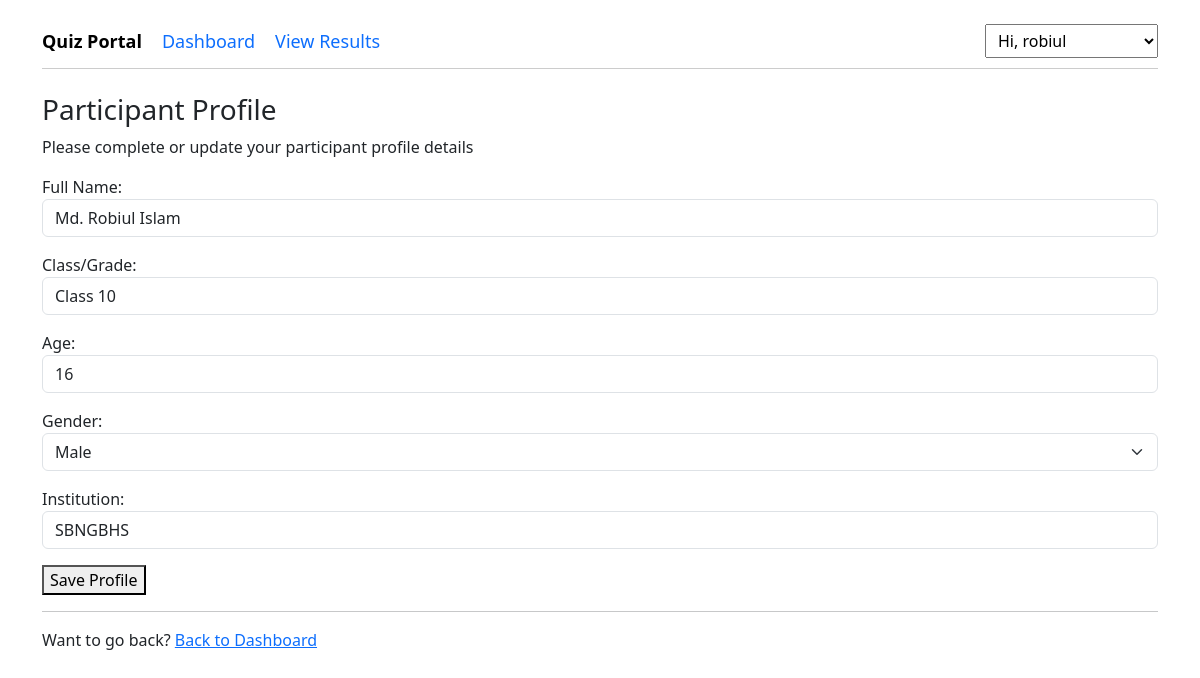
Page /participant/ (signed in) on the committed database.
### QuizApp/models.py (models this page shows, shortened)
class Participant(models.Model):
    GENDER_CHOICES = [
        ('', 'Select Gender'),
        ('Male', 'Male'),
        ('Female', 'Female'),
        ('Other', 'Other'),
    ]
    user = models.OneToOneField(User, on_delete=models.CASCADE, related_name='participant')
    name = models.CharField(max_length=100)
    student_class = models.CharField(max_length=50)
    age = models.PositiveIntegerField(blank=True, null=True)
    gender = models.CharField(max_length=10, choices=GENDER_CHOICES, blank=True)
    institution = models.CharField(max_length=200)

### QuizApp/views.py (the view)
# urls.py: path('participant/', participant, name='participant'),
@login_required(login_url='user_login')
def participant(request):
    if (request.user.is_staff or request.user.is_superuser):
        messages.error(request, 'Access denied. Only participants can manage their profile.')
        return redirect('dashboard')
    participant, created = Participant.objects.get_or_create(user=request.user)
    if request.method == 'POST':
        form = ParticipantForm(request.POST, instance=participant)
        if form.is_valid():
            form.save()
            if created:
                messages.success(request, 'Your participant profile has been successfully initialized!')
            else:
                messages.success(request, 'Your profile updates have been successfully saved!')
            return redirect('dashboard')
        else:
            messages.error(request, 'Please correct the error fields below.')
    else:
        form = ParticipantForm(instance=participant)
    return render(request, 'participant_form.html', {'form': form, 'page': 'Participant Profile'})

### QuizApp/forms.py
class ParticipantForm(forms.ModelForm):
    name = forms.CharField(label='Full Name', widget=forms.TextInput(attrs={'class': 'form-control', 'placeholder': 'Input Full Name'}))
    student_class = forms.CharField(label='Class/Grade', widget=forms.TextInput(attrs={'class': 'form-control', 'placeholder': 'Input Class (e.g. Class 10)'}))
    age = forms.IntegerField(label='Age', widget=forms.NumberInput(attrs={'class': 'form-control', 'placeholder': 'Input Age'}))
    gender = forms.ChoiceField(choices=Participant.GENDER_CHOICES, label='Gender', widget=forms.Select(attrs={'class': 'form-select'}))
    institution = forms.CharField(label='Institution', widget=forms.TextInput(attrs={'class': 'form-control', 'placeholder': 'Input School/College Name'}))
    class Meta:
        model = Participant
        fields = ['name', 'student_class', 'age', 'gender', 'institution']

### templates/participant_form.html (shortened to what this page needs)
{% extends 'base.html' %}
{% block content %}
<div>
    <h3>{{ page }}</h3>
    <p>Please complete or update your participant profile details</p>
    <form method="POST">
        {{ form.as_p }}
        <div>
            <button type="submit">Save Profile</button>
        </div>
    </form>
    <hr>
    <div>
        <p>Want to go back? <a href="{% url 'dashboard' %}">Back to Dashboard</a></p>
    </div>
</div>
{% endblock %}

### rows in the picture
Participant: name "Md. Robiul Islam", student_class "Class 10", age "16", gender "Male", institution "SBNGBHS"

### other values in the picture
{{ page }} "Participant Profile"
